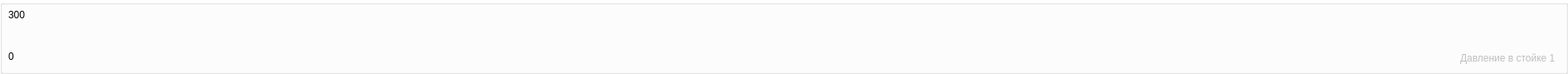
         <widget class="QGroupBox" name="groupBox3">
          <property name="sizePolicy">
           <sizepolicy hsizetype="Preferred" vsizetype="Maximum">
            <horstretch>0</horstretch>
            <verstretch>0</verstretch>
           </sizepolicy>
          </property>
          <property name="minimumSize">
           <size>
            <width>0</width>
            <height>80</height>
           </size>
          </property>
          <property name="maximumSize">
           <size>
            <width>1890</width>
            <height>120</height>
           </size>
          </property>
          <property name="styleSheet">
           <string notr="true">QGroupBox{
                        background-color: #fff;
                        }</string>
          </property>
          <property name="title">
           <string/>
          </property>
          <widget class="QLabel" name="max_value_pressure1_label">
           <property name="geometry">
            <rect>
             <x>10</x>
             <y>10</y>
             <width>28</width>
             <height>16</height>
            </rect>
           </property>
           <property name="sizePolicy">
            <sizepolicy hsizetype="Maximum" vsizetype="Maximum">
             <horstretch>0</horstretch>
             <verstretch>0</verstretch>
            </sizepolicy>
           </property>
           <property name="text">
            <string>300</string>
           </property>
          </widget>
          <widget class="QLabel" name="min_value_pressure1_label">
           <property name="geometry">
            <rect>
             <x>10</x>
             <y>60</y>
             <width>28</width>
             <height>16</height>
            </rect>
           </property>
           <property name="sizePolicy">
            <sizepolicy hsizetype="Maximum" vsizetype="Maximum">
             <horstretch>0</horstretch>
             <verstretch>0</verstretch>
            </sizepolicy>
           </property>
           <property name="text">
            <string>0</string>
           </property>
          </widget>
          <widget class="QLabel" name="label_26">
           <property name="geometry">
            <rect>
             <x>1850</x>
             <y>30</y>
             <width>31</width>
             <height>21</height>
            </rect>
           </property>
           <property name="text">
            <string/>
           </property>
           <property name="pixmap">
            <pixmap>../../image/img tools/prop_pressure_1.png</pixmap>
           </property>
          </widget>
          <widget class="QLabel" name="pressure_st1_label">
           <property name="enabled">
            <bool>false</bool>
           </property>
           <property name="geometry">
            <rect>
             <x>1760</x>
             <y>60</y>
             <width>120</width>
             <height>20</height>
            </rect>
           </property>
           <property name="text">
            <string>Давление в стойке 1 </string>
           </property>
          </widget>
          <widget class="QWidget" name="layoutWidget">
           <property name="geometry">
            <rect>
             <x>50</x>
             <y>10</y>
             <width>1781</width>
             <height>61</height>
            </rect>
           </property>
           <layout class="QHBoxLayout" name="layout_300">
            <property name="spacing">
             <number>0</number>
            </property>
           </layout>
          </widget>
          <zorder>layoutWidget</zorder>
          <zorder>pressure_st1_label</zorder>
          <zorder>max_value_pressure1_label</zorder>
          <zorder>min_value_pressure1_label</zorder>
          <zorder>label_26</zorder>
         </widget>
